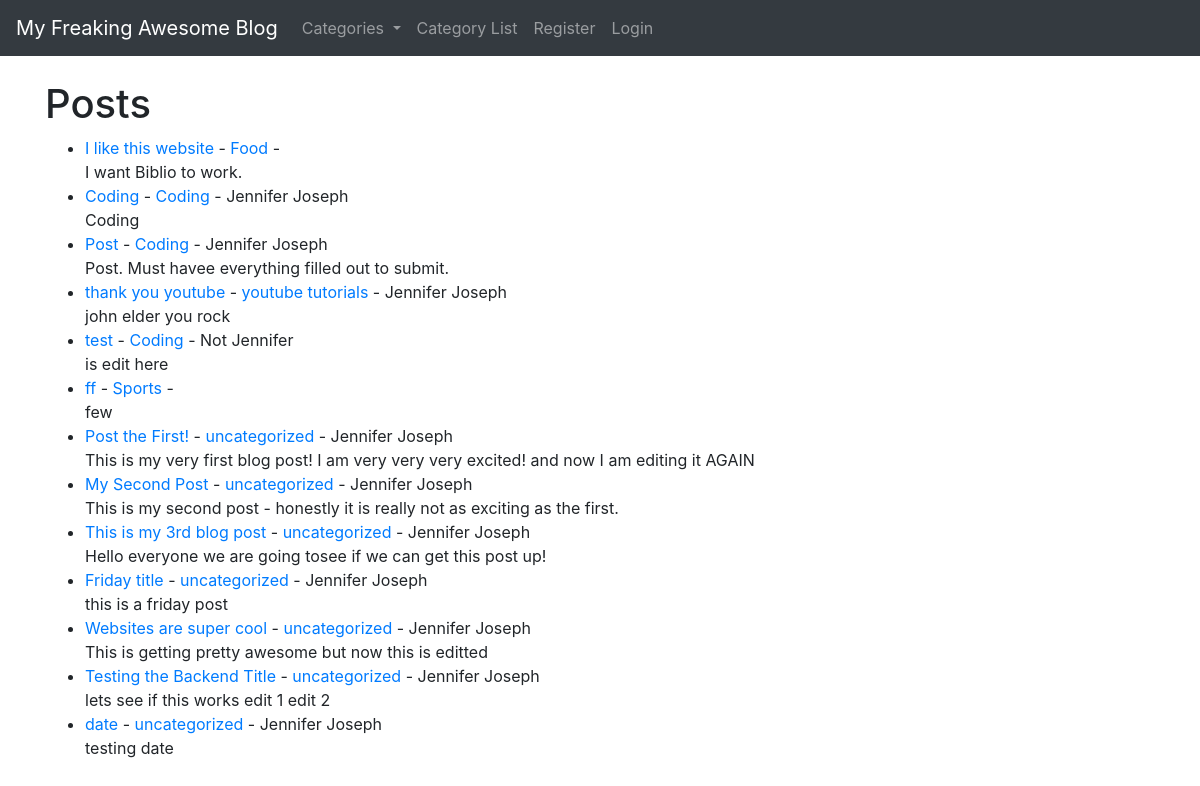
The page / on the database its author committed.
### tutorialblog/models.py (models this page shows, shortened)
class Post(models.Model):
    title = models.CharField(max_length = 255)
    title_tag = models.CharField(max_length = 255)#, default = "My Freaking Awesome Blog")
    author = models.ForeignKey(User, on_delete = models.CASCADE) # deletes blog post from a user that has been deleted
    category = models.CharField(max_length = 255, default = 'uncategorized')
    body = models.TextField()
    post_date = models.DateField(auto_now_add=True) # will happen automatically when new blog posts are created
    likes = models.ManyToManyField(User, related_name = 'blog_post')

### tutorialblog/views.py (the view)
# urls.py: path('', HomeView.as_view(), name = "home"), # home page
class HomeView(ListView): # normally we pass in the request
    model = Post    # note the difference here too of using Post not User
    template_name = 'home.html'
    ordering = ['-post_date']
    def get_context_data(self, *args, **kwargs):
        cat_menu = Category.objects.all() # this grabs out everything in our cateogy model, namely the names and then assign it to the var
        context = super(HomeView, self).get_context_data(*args, **kwargs)
        context["cat_menu"] = cat_menu
        return context  # so now we can access "cat_menu" from our home page

### tutorialblog/models.py (called while the page is built)
    def __str__(self):
        return self.name #lets us see category name on the admin back end

### tutorialblog/templates/home.html (shortened to what this page needs)
{% extends 'base.html' %}
{% block content %}
<h1>Posts</h1>
<ul>
{% for post in object_list %}
    <li> <a href = "{% url 'article-detail' post.pk %}"> {{post.title}}</a>  - <a href= "{% url 'category' post.category %}" > {{post.category}} </a> - {{post.author.first_name}} {{post.author.last_name}}
        <br>
    {{ post.body }} </li>
{% endfor %}
</ul>
{% endblock %}

### rows shown on the page
Post: title "I like this website", category "Food", body "I want Biblio to work."
Post: title "Coding", category "Coding", author.first_name "Jennifer", author.last_name "Joseph", body "Coding"
Post: title "Post", category "Coding", author.first_name "Jennifer", author.last_name "Joseph", body "Post. Must havee everything filled out to submit."
Post: title "thank you youtube", category "youtube tutorials", author.first_name "Jennifer", author.last_name "Joseph", body "john elder you rock"
Post: title "test", category "Coding", author.first_name "Not", author.last_name "Jennifer", body "is edit here"
Post: title "ff", category "Sports", body "few"
Post: title "Post the First!", category "uncategorized", author.first_name "Jennifer", author.last_name "Joseph", body "This is my very first blog post! I am very very very excited! and now I am editing it AGAIN"
Post: title "My Second Post", category "uncategorized", author.first_name "Jennifer", author.last_name "Joseph", body "This is my second post - honestly it is really not as exciting as the first."
Post: title "This is my 3rd blog post", category "uncategorized", author.first_name "Jennifer", author.last_name "Joseph", body "Hello everyone we are going tosee if we can get this post up!"
Post: title "Friday title", category "uncategorized", author.first_name "Jennifer", author.last_name "Joseph", body "this is a friday post"
Post: title "Websites are super cool", category "uncategorized", author.first_name "Jennifer", author.last_name "Joseph", body "This is getting pretty awesome but now this is editted"
Post: title "Testing the Backend Title", category "uncategorized", author.first_name "Jennifer", author.last_name "Joseph", body "lets see if this works edit 1 edit 2"
Post: title "date", category "uncategorized", author.first_name "Jennifer", author.last_name "Joseph", body "testing date"
